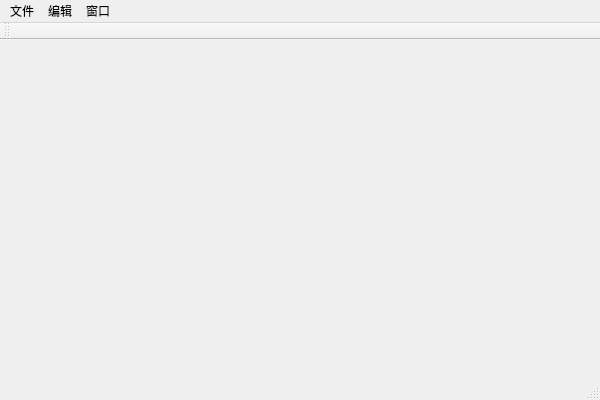
<?xml version="1.0" encoding="UTF-8"?>
<ui version="4.0">
 <class>GeoDisplayClass</class>
 <widget class="QMainWindow" name="GeoDisplayClass">
  <property name="geometry">
   <rect>
    <x>0</x>
    <y>0</y>
    <width>600</width>
    <height>400</height>
   </rect>
  </property>
  <property name="acceptDrops">
   <bool>true</bool>
  </property>
  <property name="windowTitle">
   <string>GeoDisplay</string>
  </property>
  <widget class="QWidget" name="centralWidget"/>
  <widget class="QMenuBar" name="menuBar">
   <property name="geometry">
    <rect>
     <x>0</x>
     <y>0</y>
     <width>600</width>
     <height>21</height>
    </rect>
   </property>
   <widget class="QMenu" name="File">
    <property name="title">
     <string>文件</string>
    </property>
    <addaction name="actionOpen"/>
    <addaction name="actionAdd"/>
    <addaction name="actionSave"/>
    <addaction name="actionOutput"/>
    <addaction name="actionRun"/>
    <addaction name="actionRun_Batch"/>
    <addaction name="actionClear"/>
   </widget>
   <widget class="QMenu" name="Edit">
    <property name="title">
     <string>编辑</string>
    </property>
   </widget>
   <widget class="QMenu" name="windows">
    <property name="title">
     <string>窗口</string>
    </property>
    <addaction name="actionOptionPanel"/>
    <addaction name="actionTool_cmd"/>
   </widget>
   <addaction name="File"/>
   <addaction name="Edit"/>
   <addaction name="windows"/>
  </widget>
  <widget class="QToolBar" name="mainToolBar">
   <attribute name="toolBarArea">
    <enum>TopToolBarArea</enum>
   </attribute>
   <attribute name="toolBarBreak">
    <bool>false</bool>
   </attribute>
  </widget>
  <widget class="QStatusBar" name="statusBar"/>
  <action name="actionOptionPanel">
   <property name="text">
    <string>选项面板</string>
   </property>
  </action>
  <action name="actionTool_cmd">
   <property name="text">
    <string>命令栏</string>
   </property>
  </action>
  <action name="actionOpen">
   <property name="text">
    <string>open</string>
   </property>
  </action>
  <action name="actionAdd">
   <property name="text">
    <string>add</string>
   </property>
  </action>
  <action name="actionSave">
   <property name="text">
    <string>Save</string>
   </property>
  </action>
  <action name="actionOutput">
   <property name="text">
    <string>Output</string>
   </property>
  </action>
  <action name="actionRun">
   <property name="text">
    <string>Run</string>
   </property>
  </action>
  <action name="actionClear">
   <property name="text">
    <string>Clear</string>
   </property>
  </action>
  <action name="actionRun_Batch">
   <property name="text">
    <string>batchRun</string>
   </property>
  </action>
 </widget>
 <layoutdefault spacing="6" margin="11"/>
 <resources>
  <include location="GeoDisplay.qrc"/>
 </resources>
 <connections/>
</ui>
